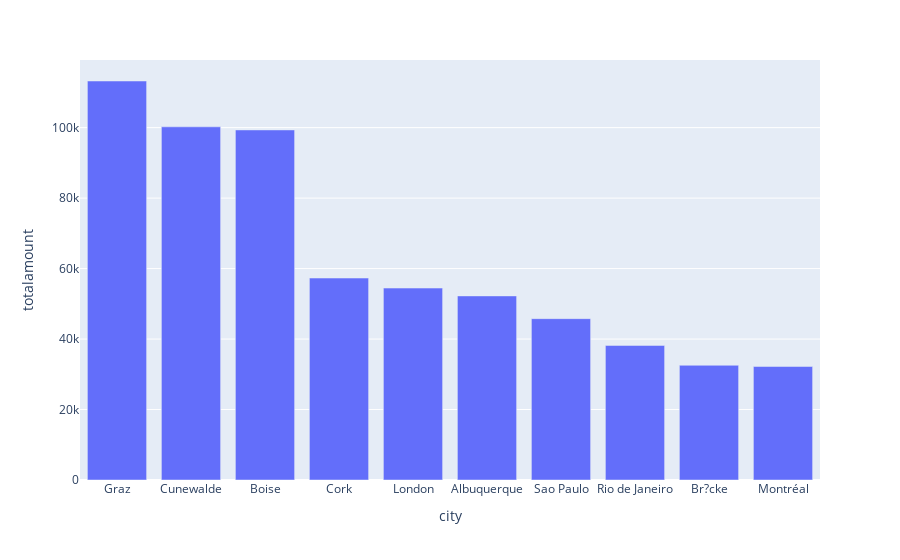
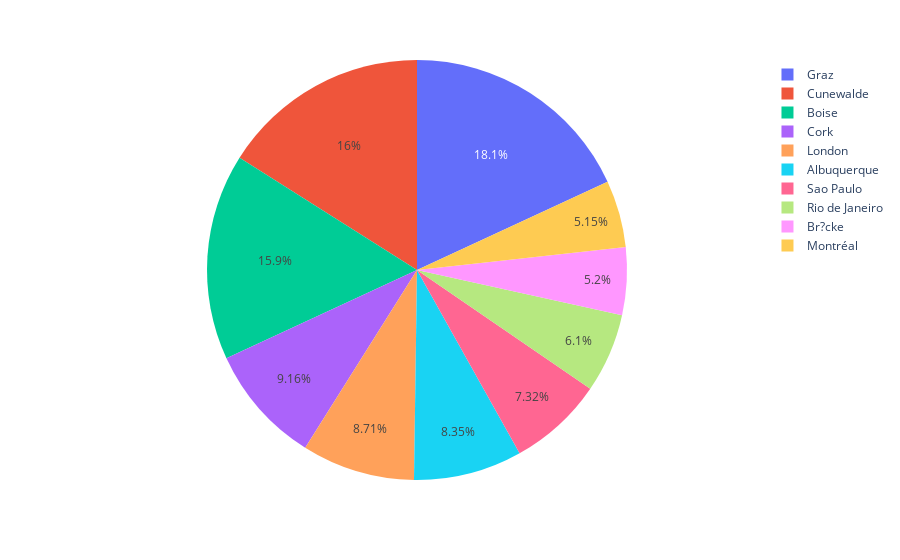

The cell these charts' notebook holds for them, in order:
### Markdown cell above
The USA and Germany contribute significantly more to the total amount compared to other countries.
There is a sharp drop-off after the top three countries (USA, Germany, Austria).
Countries like Brazil and France are in the mid-range, indicating moderate contributions.
The lower-tier countries collectively contribute less to the total amount compared to the top few.

### Code cell
plots ('city',True)

### Figure 1 — Plotly figure (JSON) as saved in the notebook; plotly's stock layout.template omitted (floating-point values rounded to 4 significant figures)
{"data": [{"alignmentgroup": "True", "hovertemplate": "city=%{x}<br>totalamount=%{y}<extra></extra>", "legendgroup": "", "marker": {"color": "#636efa", "pattern": {"shape": ""}}, "name": "", "offsetgroup": "", "orientation": "v", "showlegend": false, "textposition": "auto", "type": "bar", "x": ["Graz", "Cunewalde", "Boise", "Cork", "London", "Albuquerque", "Sao Paulo", "Rio de Janeiro", "Br?cke", "Montréal"], "xaxis": "x", "y": [113200.0, 100200.0, 99350.0, 57320.0, 54470.0, 52250.0, 45790.0, 38190.0, 32560.0, 32200.0], "yaxis": "y"}], "layout": {"barmode": "relative", "legend": {"tracegroupgap": 0}, "margin": {"t": 60}, "xaxis": {"anchor": "y", "domain": [0, 1], "title": {"text": "city"}}, "yaxis": {"anchor": "x", "domain": [0, 1], "title": {"text": "totalamount"}}}}

### Figure 2 — Plotly figure (JSON) as saved in the notebook; plotly's stock layout.template omitted (floating-point values rounded to 4 significant figures)
{"data": [{"domain": {"x": [0, 1], "y": [0, 1]}, "hovertemplate": "city=%{label}<br>totalamount=%{value}<extra></extra>", "labels": ["Graz", "Cunewalde", "Boise", "Cork", "London", "Albuquerque", "Sao Paulo", "Rio de Janeiro", "Br?cke", "Montréal"], "legendgroup": "", "name": "", "showlegend": true, "type": "pie", "values": [113200.0, 100200.0, 99350.0, 57320.0, 54470.0, 52250.0, 45790.0, 38190.0, 32560.0, 32200.0]}], "layout": {"legend": {"tracegroupgap": 0}, "margin": {"t": 60}}}
